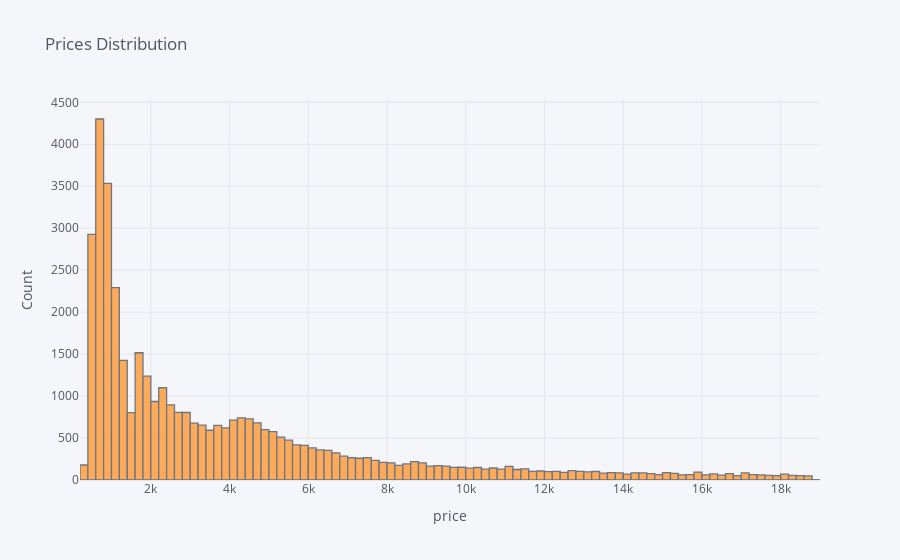

Notebook code for this chart:
### Code cell
prices_distribution = diamonds['price'].iplot(kind='hist', title='Prices Distribution', yTitle='Count', xTitle='price')
prices_distribution

### Figure 1 — Plotly figure (JSON) as saved in the notebook; plotly's stock layout.template omitted (floating-point values rounded to 4 significant figures; data arrays with more than 128 entries replaced by an {"elided": "..."} marker saying what was removed)
{"data": [{"histfunc": "count", "histnorm": "", "marker": {"color": "rgba(255, 153, 51, 1.0)", "line": {"color": "#4D5663", "width": 1.3}}, "name": "price", "opacity": 0.8, "orientation": "v", "type": "histogram", "x": {"elided": "40455 int values"}}], "layout": {"autosize": true, "barmode": "overlay", "legend": {"bgcolor": "#F5F6F9", "font": {"color": "#4D5663"}}, "paper_bgcolor": "#F5F6F9", "plot_bgcolor": "#F5F6F9", "title": {"font": {"color": "#4D5663"}, "text": "Prices Distribution"}, "xaxis": {"autorange": true, "gridcolor": "#E1E5ED", "range": [199.5, 19000.0], "showgrid": true, "tickfont": {"color": "#4D5663"}, "title": {"font": {"color": "#4D5663"}, "text": "price"}, "type": "linear", "zerolinecolor": "#E1E5ED"}, "yaxis": {"autorange": true, "gridcolor": "#E1E5ED", "range": [0, 4527.0], "showgrid": true, "tickfont": {"color": "#4D5663"}, "title": {"font": {"color": "#4D5663"}, "text": "Count"}, "zerolinecolor": "#E1E5ED"}}}
